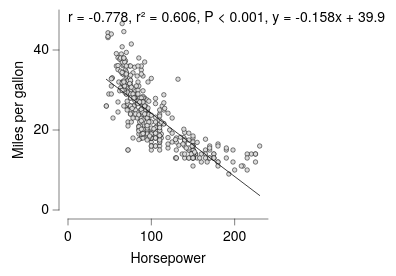

Source (Vega-Lite JSON):
### Vega-Lite specification from a JSON file in a GitHub repository (floating-point values rounded to 4 significant figures; data arrays with more than 128 entries replaced by an {"elided": "..."} marker saying what was removed)
{"background": null, "config": {"arc": {"fill": "#DBDBDB", "fillOpacity": 1.0, "innerRadius": 25.0, "padAngle": 0.03, "stroke": "black", "strokeOpacity": 1, "strokeWidth": 0.25}, "area": {"fill": "#DBDBDB", "fillOpacity": 1.0, "stroke": "black", "strokeOpacity": 1, "strokeWidth": 0.25}, "axis": {"domain": true, "domainCap": "round", "domainColor": "black", "domainWidth": 0.25, "grid": false, "gridCap": "round", "gridColor": "#F1F1F1", "gridDash": [0, 0], "gridOpacity": 1.0, "gridWidth": 0.25, "labelColor": "black", "labelFont": "HelveticaNeue", "labelFontSize": 7, "labelFontStyle": "normal", "labelFontWeight": 400, "offset": 4.5, "ticks": true, "tickCap": "round", "tickColor": "black", "tickRound": false, "tickSize": 3, "tickWidth": 0.25, "titleColor": "black", "titleFont": "HelveticaNeue", "titleFontSize": 7, "titleFontStyle": "normal", "titleFontWeight": 400}, "axisX": {"domain": true, "labelAlign": "center", "labelAngle": 0, "labels": true, "ticks": true, "translate": 0}, "axisY": {"domain": true, "labelAlign": "right", "labelAngle": 0, "labels": true, "ticks": true, "translate": 0}, "axisRight": {"domain": true, "labelAlign": "left", "labelAngle": 0, "labels": true, "ticks": true, "translate": 0}, "axisTop": {"domain": true, "labelAlign": "center", "labelAngle": 0, "labels": true, "ticks": true, "translate": 0}, "axisBand": {"tickOffset": 0}, "bar": {"fill": "#DBDBDB", "fillOpacity": 1.0, "stroke": "black", "strokeOpacity": 1, "strokeWidth": 0.25}, "boxplot": {"size": 9.0, "ticks": {"cornerRadius": 0.25, "fill": "black", "size": 4.5, "thickness": 0.25}, "box": {"fillOpacity": 1.0, "stroke": "black", "strokeOpacity": 1, "strokeWidth": 0.25}, "median": {"fill": "black", "fillOpacity": 1.0, "size": 9.0, "thickness": 0.25}, "rule": {"fill": "black", "fillOpacity": 1.0, "size": 10.0, "stroke": "black", "strokeDash": [0, 0], "strokeOpacity": 1, "strokeWidth": 0.25}, "outliers": {"color": "black", "fill": "black", "fillOpacity": 1.0, "size": 0, "stroke": "black", "strokeOpacity": 1, "strokeWidth": 0.25}}, "circle": {"fill": "black", "fillOpacity": 1.0, "size": 0.5, "stroke": null, "strokeOpacity": 1, "strokeWidth": 0.25}, "errorband": {"band": {"fillOpacity": 0.6, "stroke": null, "strokeWidth": 0.25, "strokeOpacity": 1}, "borders": {"opacity": 0, "strokeOpacity": 0.25, "strokeWidth": 1}}, "errorbar": {"opacity": 1, "rule": {"strokeDash": [0, 0], "strokeWidth": 0.5}, "ticks": {"color": "black", "cornerRadius": 0.25, "opacity": 1, "size": 6.0, "thickness": 0.5}, "thickness": 0.5}, "font": "HelveticaNeue", "geoshape": {"fill": "#DBDBDB", "fillOpacity": 1.0, "stroke": "black", "strokeOpacity": 1, "strokeWidth": 0.25}, "header": {"labelColor": "black", "labelFont": "HelveticaNeue", "labelFontSize": 7, "labelFontStyle": "normal", "labelFontWeight": 400, "titleColor": "black", "titleFont": "HelveticaNeue", "titleFontSize": 7, "titleFontStyle": "normal", "titleFontWeight": 400, "titlePadding": 0}, "legend": {"disable": false, "offset": 4.5, "gradientLength": 50.0, "gradientThickness": 5.0, "gradientOpacity": 1.0, "gradientStrokeColor": "black", "gradientStrokeWidth": 0.25, "labelColor": "black", "labelFont": "HelveticaNeue", "labelFontSize": 7, "labelFontStyle": "normal", "labelFontWeight": 400, "strokeColor": "black", "strokeWidth": 0, "symbolSize": 42, "symbolStrokeColor": "black", "symbolStrokeWidth": 0.25, "titleColor": "black", "titleFont": "HelveticaNeue", "titleFontSize": 7, "titleFontStyle": "normal", "titleFontWeight": 400}, "line": {"color": "black", "stroke": "black", "strokeCap": "round", "strokeDash": [0, 0], "strokeOpacity": 1, "strokeWidth": 0.375}, "point": {"filled": true, "fill": "#DBDBDB", "fillOpacity": 1.0, "size": 5.0, "stroke": "black", "strokeOpacity": 1, "strokeWidth": 0.25}, "range": {"category": ["#C6D9F1", "#F1C9CB", "#FEF0B9", "#CEE37A", "#7AA8E0", "#E589A3", "#FDDD5D", "#68B961", "#4177B1", "#C35082", "#E5C227", "#438156"], "diverging": {"scheme": ["#C35082", "#CE6D94", "#D989A7", "#E2A4BA", "#EABFCE", "#F1DBE2", "#F6F6F6", "#D7E0EB", "#B9CBE0", "#9BB6D5", "#7DA1C9", "#5F8CBD", "#4177B1"]}, "heatmap": {"scheme": ["#DFE9F7", "#C6D9F1", "#ADC8EC", "#94B8E6", "#7AA8E0", "#6097DA", "#4D87CA", "#4177B1", "#386898", "#2F597F", "#264A69", "#1D3A58"]}, "ordinal": {"scheme": ["#F1F1F1", "#DBDBDB", "#C6C6C6", "#B2B2B2", "#9D9D9D", "#898989", "#767676", "#636363", "#515151", "#404040", "#2F2F2F", "#1F1F1F"]}, "ramp": {"scheme": ["#DFE9F7", "#C6D9F1", "#ADC8EC", "#94B8E6", "#7AA8E0", "#6097DA", "#4D87CA", "#4177B1", "#386898", "#2F597F", "#264A69", "#1D3A58"]}}, "rule": {"color": "black", "stroke": "black", "strokeCap": "round", "strokeDash": [2, 2], "strokeOpacity": 1, "strokeWidth": 0.25}, "scale": {"bandPaddingInner": 0.1, "bandPaddingOuter": 0.1, "round": false}, "rect": {"fill": "#DBDBDB", "fillOpacity": 1.0, "stroke": "black", "strokeOpacity": 1, "strokeWidth": 0.25}, "square": {"fill": "#DBDBDB", "fillOpacity": 1.0, "size": 10.0, "stroke": "black", "strokeOpacity": 1, "strokeWidth": 0.25}, "text": {"color": "black", "font": "HelveticaNeue", "fontSize": 7, "fontStyle": "normal", "fontWeight": 400}, "title": {"anchor": "middle", "frame": "group", "color": "black", "font": "HelveticaNeue", "fontSize": 7, "fontStyle": "normal", "fontWeight": 400, "subtitleColor": "black", "subtitleFont": "HelveticaNeue", "subtitleFontSize": "HelveticaNeue", "subtitleFontStyle": "normal", "subtitleFontWeight": 400}, "view": {"continuousWidth": 100, "continuousHeight": 100, "discreteWidth": 100, "discreteHeight": 100, "fill": null, "stroke": null, "strokeWidth": 0.25}}, "layer": [{"data": {"name": "data-7285c4e2e195e5a75737a34913199f5f"}, "mark": {"type": "point"}, "encoding": {"x": {"field": "Horsepower", "title": "Horsepower", "type": "quantitative"}, "y": {"field": "Miles_per_Gallon", "title": "Miles per gallon", "type": "quantitative"}}}, {"layer": [{"data": {"name": "data-df741ee6b6ba68aef8587f34d8c5cd59"}, "mark": {"type": "line"}, "encoding": {"x": {"field": "_x", "type": "quantitative"}, "y": {"field": "_y", "type": "quantitative"}}}, {"data": {"values": [{"__dysonsphere__": 1}]}, "mark": {"type": "text", "align": "left", "angle": 0, "baseline": "top", "dx": 0, "dy": 0, "fontSize": 7, "opacity": 1.0}, "encoding": {"text": {"value": "r = -0.778, r² = 0.606, P < 0.001, y = -0.158x + 39.9"}, "x": {"value": 0}, "y": {"value": 0}}}], "name": "__dysonsphere_289b330e0455c514_1"}], "$schema": "https://vega.github.io/schema/vega-lite/v6.4.1.json", "datasets": {"data-7285c4e2e195e5a75737a34913199f5f": {"elided": "392 records"}, "data-df741ee6b6ba68aef8587f34d8c5cd59": [{"_x": 46.0, "_y": 32.68, "__dysonsphere__": 1}, {"_x": 230.0, "_y": 3.632, "__dysonsphere__": 1}]}}
